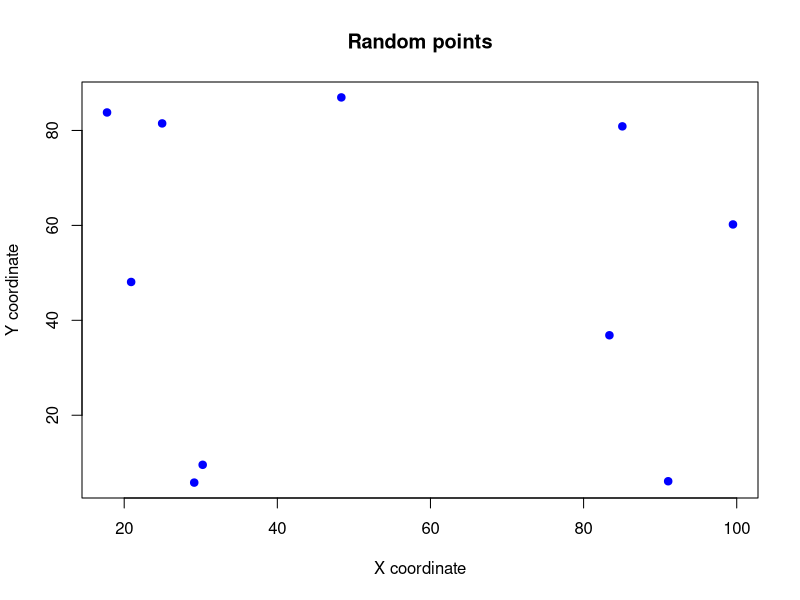
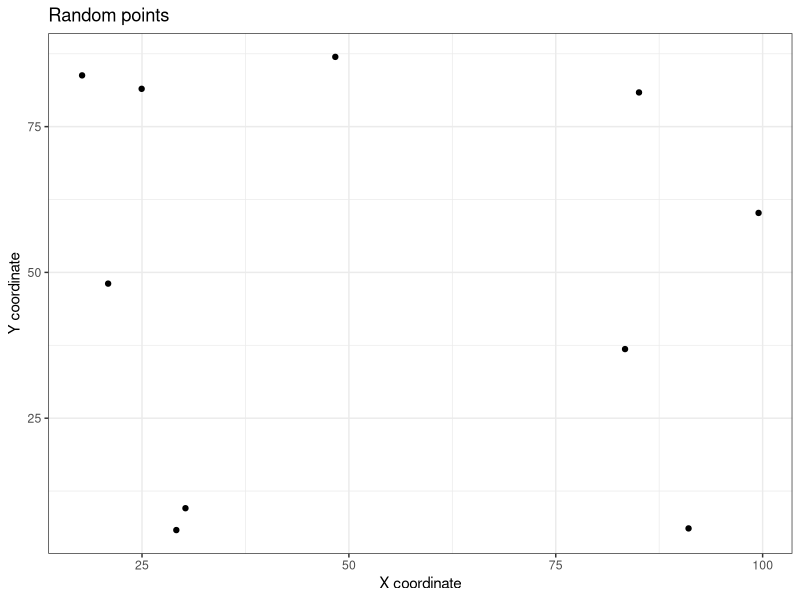

These figures' R source, in order:
## ---- chunk 1
set.seed(1038)
## ---- chunk 2
farms <- 1:100
## ---- chunk 3
sites <- sample(x = farms, size = 10)
## ---- chunk 4
sites
## ---- chunk 5
#| message: false
library(dplyr)
sites <-
    tibble(farm = 1:100) |> # create a tibble of 100 farms, and...
    # ...pass it to the next function:
    sample_n(10) # take a random sample of 10 farms
## ---- chunk 6
#| message: false
library(dplyr)
sites <- sample_n(tibble(farm = 1:100), 10)
## ---- chunk 7
#| message: false
library(dplyr)

farms <- tibble(farm = 1:100)
sites <- sample_n(farms, 10)

## ---- chunk 8
sites
## ---- chunk 9
set.seed(1209)
xcoord <- runif(n = 10, min = 0, max = 100)
ycoord <- runif(n = 10, min = 0, max = 100)

sites_xy <- data.frame(xcoord, ycoord)

## ---- chunk 10
sites_xy
## ---- chunk 11
head(sites_xy)
## ---- chunk 12
str(sites_xy)
## ---- chunk 13
dplyr::glimpse(sites_xy)
## ---- chunk 14
plot(sites_xy,
    pch = 19,
    col = "blue",
    main = "Random points",
    xlab = "X coordinate",
    ylab = "Y coordinate"
)
## ---- chunk 15
library(ggplot2)

ggplot(
    data = sites_xy,
    aes(x = xcoord, y = ycoord)
) +
    geom_point() +
    labs(
        title = "Random points",
        x = "X coordinate",
        y = "Y coordinate"
    ) +
    theme_bw()
